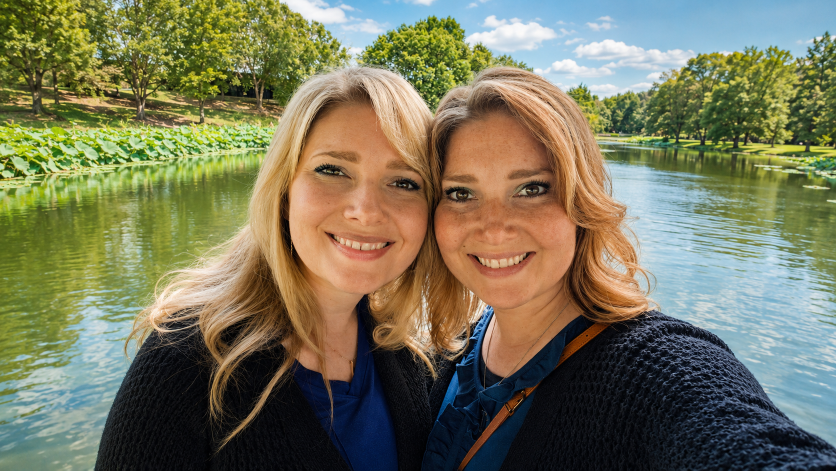
#> input picture img/hope and joy 2.png, 1672 x 941 px, given as the content of the folder source-photos/puppy-connection/joshua, which was not available (shown at 1/2 size); the run also reads 1 picture not shown here
$ python prep_images.py
#> lines starting #> are read from the running program, lines starting #| are printed output that depends on the picture; pictures that were not available may be replaced by others from this repository, and a replacement may not be noted
#!/usr/bin/env python3
"""Split the Bernedoodle parents out of the puppy galleries, then regenerate
every derivative.

    !!  DO NOT RUN THIS AGAIN WITHOUT READING THIS PARAGRAPH.  !!

This script is DESTRUCTIVE and it is now STALE. main() deletes img/dogs and img/puppies
outright and rebuilds them from source-photos/puppy-connection. The repo has since gained
images that do not come from that scrape: Tirzah's three photos, the Hope and Joy portrait
and its derivatives, img/dogs/archive, and Hope's own photo of the sire. Running it on
2026-08-26 destroyed 21 tracked files, recovered with `git checkout HEAD -- img/`.

If you need to re-derive ONE image, do that one image. Do not run main().


Puppy Connection repeats the same two parent photos in all seven puppy
galleries. Detected by content hash, not by eye or by index: whichever files
appear in every gallery are the parents.

  Troy (dam, Mini Multi Gen Bernedoodle, blue merle parti) -> img/dogs/troy-01.jpg
  the AKC Cavalier sire (ruby)                             -> img/dogs/cavalier-sire-01.jpg

Puppy photos are then renumbered contiguously so no gap is left behind.
"""
import hashlib, os, json, shutil, collections
from PIL import Image, ImageOps

ROOT = os.path.dirname(os.path.dirname(os.path.abspath(__file__)))
os.chdir(ROOT)

MUNCH = ["joshua", "eden", "havilah", "jordan", "caleb", "shiloh", "jericho"]
DOBE = ["elowen", "malcolm", "griffin"]
MAIN_W, WIDTHS = 2000, [320, 640, 1000, 1600, 2000]

def md5(p):
    return hashlib.md5(open(p, "rb").read()).hexdigest()

def derive(src_path, stem, folder):
    """Write img/<folder>/<stem>.jpg plus the responsive webp set."""
    im = ImageOps.exif_transpose(Image.open(src_path)).convert("RGB")
    w, h = im.size
    os.makedirs(f"img/{folder}", exist_ok=True)
    m = im.resize((MAIN_W, round(h * MAIN_W / w)), Image.LANCZOS) if w > MAIN_W else im
    m.save(f"img/{folder}/{stem}.jpg", "JPEG", quality=84, optimize=True, progressive=True)
    n = 1
    for tw in WIDTHS:
        if tw > w:
            continue
        im.resize((tw, round(h * tw / w)), Image.LANCZOS).save(
            f"img/r/{stem}-{tw}.webp", "WEBP", quality=82, method=5)
        n += 1
    return n

def main():
    os.makedirs("img/r", exist_ok=True)
    # wipe previously generated derivatives so renumbering leaves nothing stale
    for d in ("img/puppies", "img/dogs"):
        if os.path.isdir(d):
            shutil.rmtree(d)
    for f in os.listdir("img/r"):
        os.remove(f"img/r/{f}")

    # ---- find the photos shared by every Munchkin gallery: those are the parents
    base = "source-photos/puppy-connection"
    by_hash = collections.defaultdict(list)
    for n in MUNCH:
        for f in sorted(os.listdir(f"{base}/{n}")):
            if f.lower().endswith((".jpg", ".jpeg", ".png")):
                by_hash[md5(f"{base}/{n}/{f}")].append(f"{base}/{n}/{f}")
    shared = {h: v for h, v in by_hash.items() if len(v) == len(MUNCH)}
    print(f"parent photos detected (in all {len(MUNCH)} galleries): {len(shared)}")

    # the dam is the blue merle parti Bernedoodle, the sire is the ruby Cavalier.
    # tell them apart on mean saturation+hue rather than filename: the ruby
    # Cavalier is a warm solid coat, Troy is a desaturated grey/white parti.
    import colorsys
    ranked = []
    for h, paths in shared.items():
        im = Image.open(paths[0]).convert("RGB").resize((64, 64))
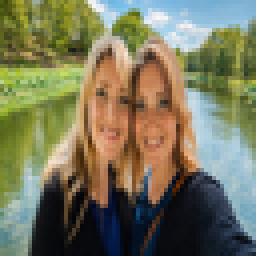
#> im: PIL image 64x64 RGB (shown 4 times larger); mean R, G, B 120.1, 118.8, 91.2
        px = list(im.getdata())
#> px = 4096 items, first 6: (76, 89, 15), (60, 69, 15), (88, 95, 26), (122, 129, 33), (159, 158, 34), (171, 166, 52)
        sat = sum(colorsys.rgb_to_hsv(*[c / 255 for c in p])[1] for p in px) / len(px)
#> sat = 0.443
        ranked.append((sat, paths[0]))
    ranked.sort()
    troy_src = ranked[0][1]      # least saturated -> the white/grey parti dam
    sire_src = ranked[-1][1]     # most saturated  -> the ruby Cavalier
    print(f"  Troy (dam, low saturation {ranked[0][0]:.3f}):  {os.path.basename(troy_src)}")
#|   Troy (dam, low saturation 0.443):  hope and joy 2.png
    print(f"  Cavalier sire (ruby, {ranked[-1][0]:.3f}):      {os.path.basename(sire_src)}")
#|   Cavalier sire (ruby, 0.443):      hope and joy 2.png

    os.makedirs("source-photos/bernedoodle-parents", exist_ok=True)
    for src, stem in ((troy_src, "troy-01"), (sire_src, "cavalier-sire-01")):
        keep = f"source-photos/bernedoodle-parents/{stem}{os.path.splitext(src)[1]}"
        shutil.copy2(src, keep)
        derive(keep, stem, "dogs")
#> in derive, im is the input picture: PIL image 1672x941 RGB; mean R, G, B 120.1, 118.8, 91.2
#> the loop in derive, `for tw in WIDTHS:` made 5 passes
#> pass 1, in derive, `im.resize((tw, round(h * tw / w)), Image.LANCZOS).save( f"img/r/{stem}..`:
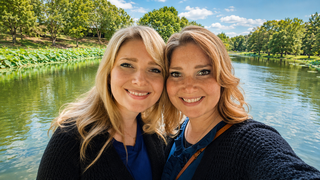
#> saved as troy-01-320.webp: PIL image 320x180 RGB; mean R, G, B 120.1, 118.8, 91.2
#> pass 2, in derive, `im.resize((tw, round(h * tw / w)), Image.LANCZOS).save( f"img/r/{stem}..`:
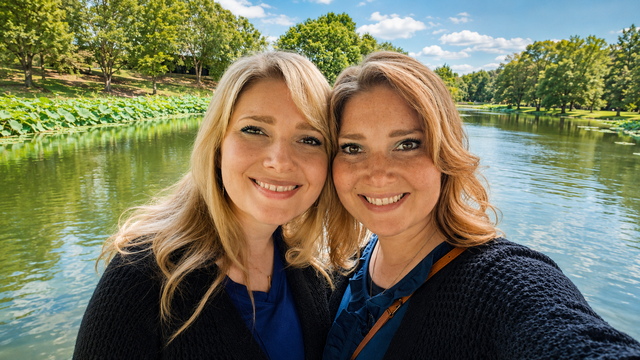
#> saved as troy-01-640.webp: PIL image 640x360 RGB; mean R, G, B 120.1, 118.8, 91.2
#> after the loop in derive, `for tw in WIDTHS:`: n = 5

    shared_hashes = set(shared)

    # ---- Munchkin puppies, parents removed, renumbered contiguously
    counts = {}
    for n in MUNCH:
        files = [f for f in sorted(os.listdir(f"{base}/{n}"))
                 if f.lower().endswith((".jpg", ".jpeg", ".png"))
                 and md5(f"{base}/{n}/{f}") not in shared_hashes]
        for i, f in enumerate(files, 1):
            derive(f"{base}/{n}/{f}", f"{n}-{i:02d}", "puppies")
        counts[n] = len(files)
        print(f"  {n:<9} {len(files)} puppy photos")

    # ---- Dobermans from the Kingdom repo's DELIVERED renditions, not the raw
    # Wix originals. Wix tone-corrects on delivery, so the raw files are darker
    # and softer -- that is why the Dobermans looked shaded.
    KFC = "../kingdomfamilycompanions-website-repo/img"
    kfc_puppies = {"elowen": 3, "malcolm": 4, "griffin": 6}
    for n, cnt in kfc_puppies.items():
        for i in range(1, cnt + 1):
            derive(f"{KFC}/puppy-{n}-{i}.jpg", f"{n}-{i:02d}", "puppies")
        counts[n] = cnt
        print(f"  {n:<9} {cnt} puppy photos (delivered renditions)")

    # ---- Doberman parents: Mira, and the red-and-rust sire Joy confirmed
    derive(f"{KFC}/dog-mira.jpg", "mira-01", "dogs")
    derive(f"{KFC}/adult-dog-2.jpg", "doberman-sire-01", "dogs")
    print("  Doberman parents: mira-01, doberman-sire-01 (confirmed by Joy)")

    json.dump(counts, open("img/photo-counts.json", "w"), indent=2)
    print(f"\ndone. {sum(counts.values())} puppy photos, 3 parent photos.")

if __name__ == "__main__":
#> (the run stopped early here; a loop or call above may not have finished)
